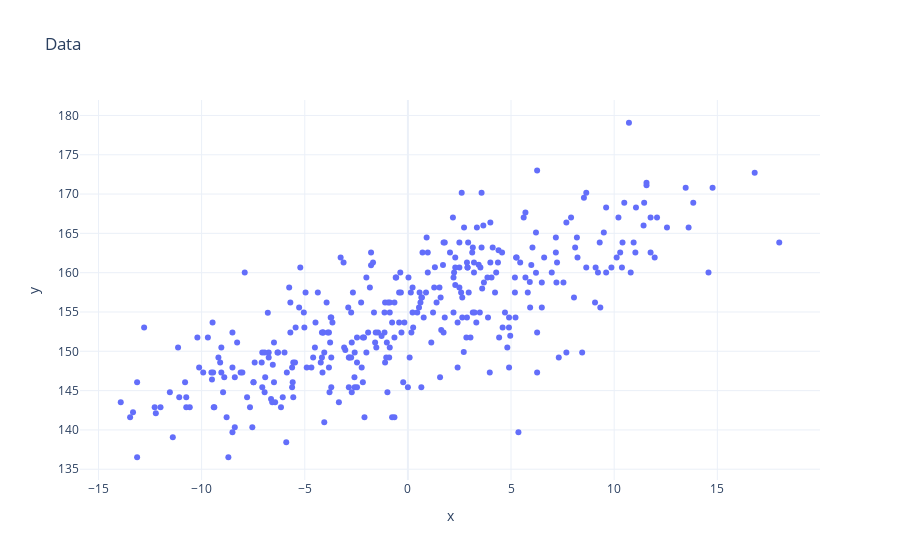

Here is the notebook cell this chart was saved with:
### Markdown cell above
## Exercise 4

Let's consider the following data:

### Code cell
four = Exercise4()
four.plot_data()

### Figure 1 — Plotly figure (JSON) as saved in the notebook; plotly's stock layout.template omitted (floating-point values rounded to 4 significant figures; data arrays with more than 128 entries replaced by an {"elided": "..."} marker saying what was removed)
{"data": [{"hovertemplate": "x=%{x}<br>y=%{y}<extra></extra>", "legendgroup": "", "marker": {"color": "#636efa", "symbol": "circle"}, "mode": "markers", "name": "", "orientation": "v", "showlegend": false, "type": "scatter", "x": {"elided": "352 float values"}, "xaxis": "x", "y": {"elided": "352 float values"}, "yaxis": "y"}], "layout": {"legend": {"tracegroupgap": 0}, "title": {"text": "Data"}, "xaxis": {"anchor": "y", "domain": [0, 1], "title": {"text": "x"}}, "yaxis": {"anchor": "x", "domain": [0, 1], "title": {"text": "y"}}}}
